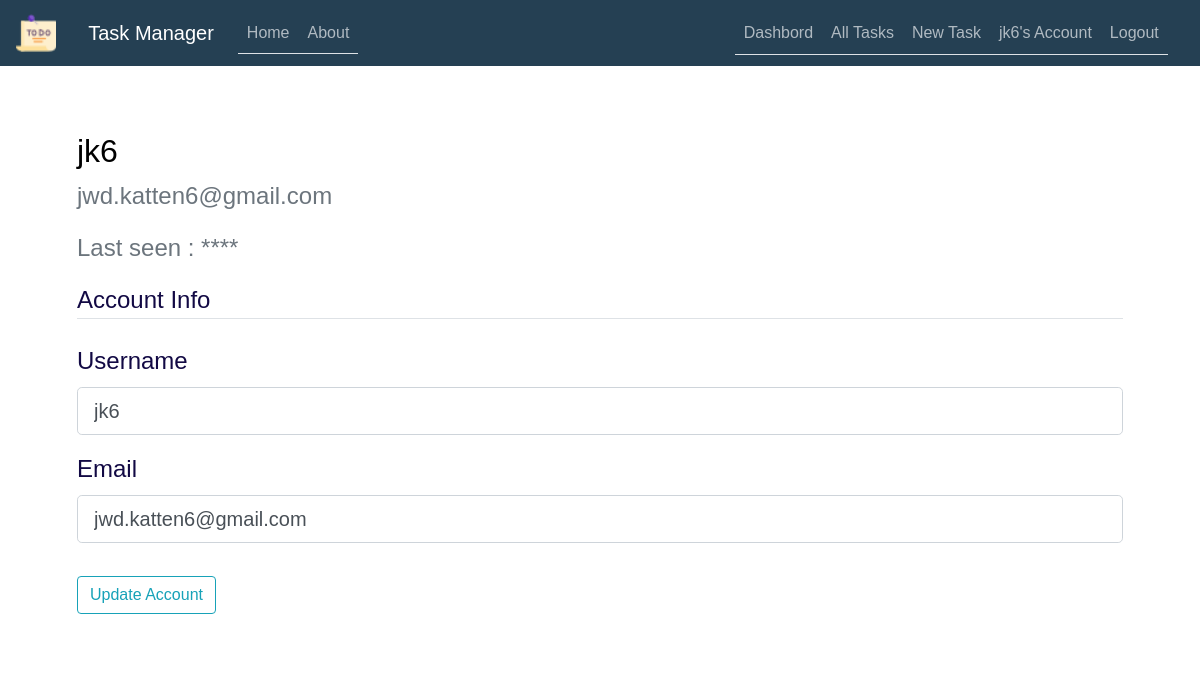
The page /account (signed in) on the database as committed earlier.
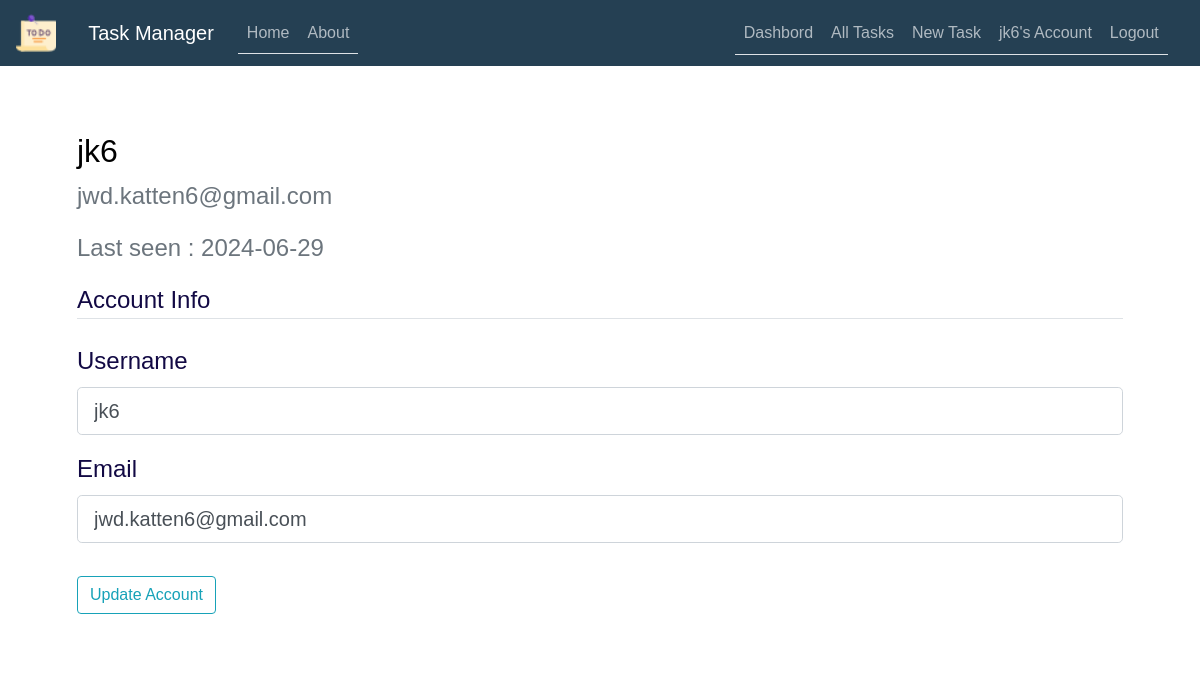
The same page on the database as committed later.
### TaskManager/models.py (models this page shows, shortened)
class User(db.Model, UserMixin):
    id = db.Column(db.Integer, primary_key=True)
    username = db.Column(db.String(50), unique=True, nullable=False)
    email = db.Column(db.String(100), unique=True, nullable=False)
    password = db.Column(db.String(255), nullable=False)
    date_joined = db.Column(db.DateTime, default=datetime.now)
    last_login = db.Column(db.DateTime, default=datetime.now)
    tasks = db.relationship('Task', backref='user', lazy=True)
    task_collaborators = db.relationship('TaskCollaborator', backref='user', lazy=True)

### TaskManager/users/routes.py (the view)
@users.route("/account", methods=['GET', 'POST'])
@login_required
def account():
    form = UpdateAccountForm()
    if form.validate_on_submit():
        current_user.username = form.username.data
        current_user.email = form.email.data
        current_user.last_login = datetime.utcnow()
        db.session.add(current_user)
        db.session.commit()
        flash('Your account has been updated!', 'success')
        return redirect(url_for('users.account'))
    elif request.method == 'GET':
        if current_user.is_authenticated:
            form.username.data = current_user.username
            form.email.data = current_user.email
    return render_template('account.html', title='Account', form=form)

### TaskManager/users/forms.py (shortened to what this page needs)
class UpdateAccountForm(FlaskForm):
    username = StringField('Username',
                           validators=[DataRequired(), Length(min=2, max=50)])
    email = StringField('Email',
                        validators=[DataRequired(), Email()])
    submit = SubmitField('Update Account')

### TaskManager/models.py (called while the page is built)
@login_manager.user_loader
def load_user(user_id):
    return User.query.get(int(user_id))

### TaskManager/templates/account.html (shortened to what this page needs)
{% extends "layout.html" %}
{% block content %}
    <div class="content-section">
        <div class="media">
            <div class="media-body">
                <h2 class="account-heading">{{ current_user.username }}</h2>
                <p class="text-secondary">{{ current_user.email }}</p>
                {% if current_user.last_login != None %}
                <p class="text-secondary">Last seen : {{ current_user.last_login.strftime('%Y-%m-%d') }}</p>
                {% else %}
                <p class="text-secondary">Last seen : **** </p>
                {% endif %}
            </div>
        </div>
        <form method="POST" action="" enctype="multipart/form-data">
            <fieldset class="form-group">
                <legend class="border-bottom mb-4">Account Info</legend>
                <div class="form-group">
                    {{ form.username.label(class="form-control-label") }}
                    {% if form.username.errors %}
                        {{ form.username(class="form-control form-control-lg is-invalid") }}
                        <div class="invalid-feedback">
                            {% for error in form.username.errors %}
                                <span>{{ error }}</span>
                            {% endfor %}
                        </div>
                    {% else %}
                        {{ form.username(class="form-control form-control-lg") }}
                    {% endif %}
                </div>
                <div class="form-group">
                    {{ form.email.label(class="form-control-label") }}
                    {% if form.email.errors %}
                        {{ form.email(class="form-control form-control-lg is-invalid") }}
                        <div class="invalid-feedback">
                            {% for error in form.email.errors %}
                                <span>{{ error }}</span>
                            {% endfor %}
                        </div>
                    {% else %}
                        {{ form.email(class="form-control form-control-lg") }}
                    {% endif %}
                </div>
            </fieldset>
            <div class="form-group">
                {{ form.submit(class="btn btn-outline-info") }}
            </div>
        </form>
    </div>
{% endblock content %}

### TaskManager/templates/layout.html (shortened to what this page needs)
<!DOCTYPE html>
<html>
<head>
    <link rel="stylesheet" href="https://maxcdn.bootstrapcdn.com/bootstrap/4.0.0/css/bootstrap.min.css">
    <link rel="stylesheet" type="text/css" href="{{ url_for('static', filename='main.css') }}">
</head>
<body>
    <header class="site-header">
      <nav class="navbar navbar-expand-md navbar-dark bg-steel fixed-top">
        <a class="navbar-brand" href="#">
          <img src="{{ url_for('static', filename='tache3.png') }}" alt="Logo" style="width:40px;">
        </a>
        <div class="container">
          <a class="navbar-brand mr-4" href="/">Task Manager</a>
          <div class="collapse navbar-collapse" id="navbarToggle">
            <div class="nav nav-tabs mr-auto navbar-nav">
              <a class="nav-item nav-link" href="{{ url_for('main.home') }}">Home</a>
              <a class="nav-item nav-link" href="{{ url_for('main.about') }}">About</a>
            </div>
            <div class="nav nav-tabs">
              <div class="navbar-nav">
                {% if current_user.is_authenticated %}
                <a class="nav-link" href="{{ url_for('main.dashbord') }}">Dashbord</a>
                  <a class="nav-link" href="{{ url_for('tasks.all_tasks') }}"> All Tasks </a>
                  <a class="nav-link" href="{{ url_for('tasks.new_task') }}">New Task</a>
                  <a class="nav-link" href="{{ url_for('users.account') }}">{{ current_user.username }}'s Account</a>
                  <a class="nav-link" href="{{ url_for('users.logout') }}">Logout</a>
                {% else %}
                  <a class="nav-item nav-link" href="{{ url_for('users.login') }}">Login</a>
                  <a class="nav-item nav-link" href="{{ url_for('users.register') }}">Register</a>
                {% endif %}
              </div>
            </div>
          </div>
        </div>
      </nav>
    </header>
    <main role="main" class="container">
      <div class="row">
        <div class="col-md-12">
          {% block content %}{% endblock %}
        </div>
      </div>
    </main>
  </body>
</html>

Rows that differ between the two databases and show on the page:
changed User "jk6": last_login (not shown) → "2024-06-29"
Other text that changed with them:
text no longer shown: "Last seen : ****"
text now shown: "Last seen :"
